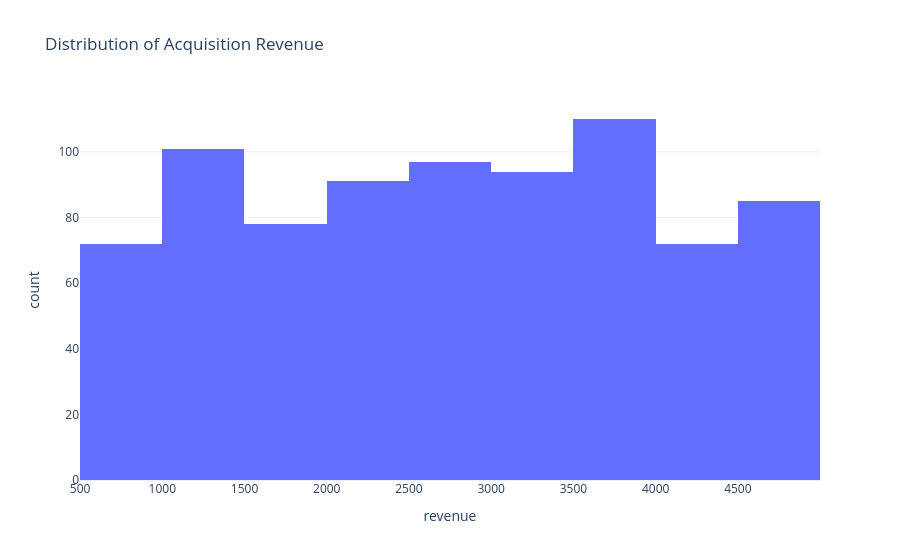

Notebook code for this chart:
### Code cell
fig = px.histogram(data,
                   x="revenue",
                   nbins=20,
                   title='Distribution of Acquisition Revenue')
fig.show()

### Figure 1 — Plotly figure (JSON) as saved in the notebook; plotly's stock layout.template omitted (floating-point values rounded to 4 significant figures; data arrays with more than 128 entries replaced by an {"elided": "..."} marker saying what was removed)
{"data": [{"bingroup": "x", "hovertemplate": "revenue=%{x}<br>count=%{y}<extra></extra>", "legendgroup": "", "marker": {"color": "#636efa", "pattern": {"shape": ""}}, "name": "", "nbinsx": 20, "orientation": "v", "showlegend": false, "type": "histogram", "x": {"elided": "800 int values"}, "xaxis": "x", "yaxis": "y"}], "layout": {"autosize": true, "barmode": "relative", "legend": {"tracegroupgap": 0}, "title": {"text": "Distribution of Acquisition Revenue"}, "xaxis": {"anchor": "y", "autorange": true, "domain": [0, 1], "range": [499.5, 5000.0], "title": {"text": "revenue"}, "type": "linear"}, "yaxis": {"anchor": "x", "autorange": true, "domain": [0, 1], "range": [0, 115.8], "title": {"text": "count"}}}}
